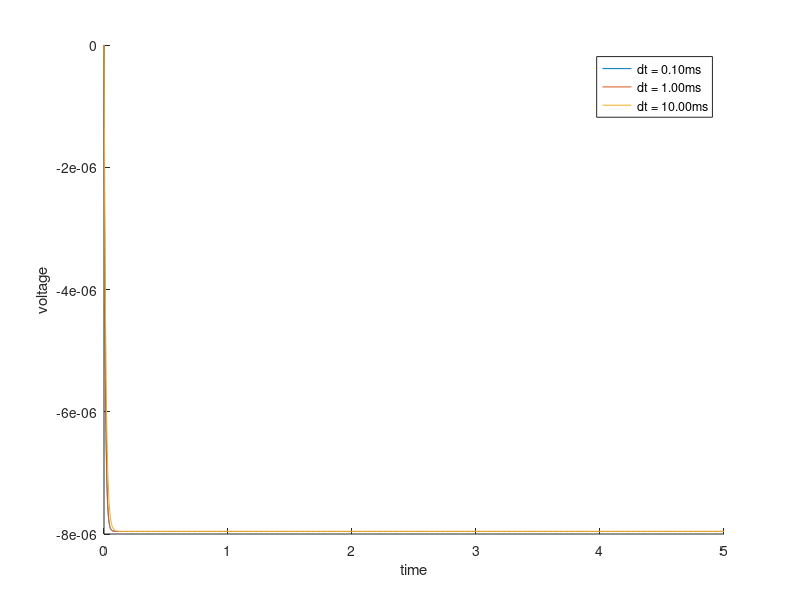
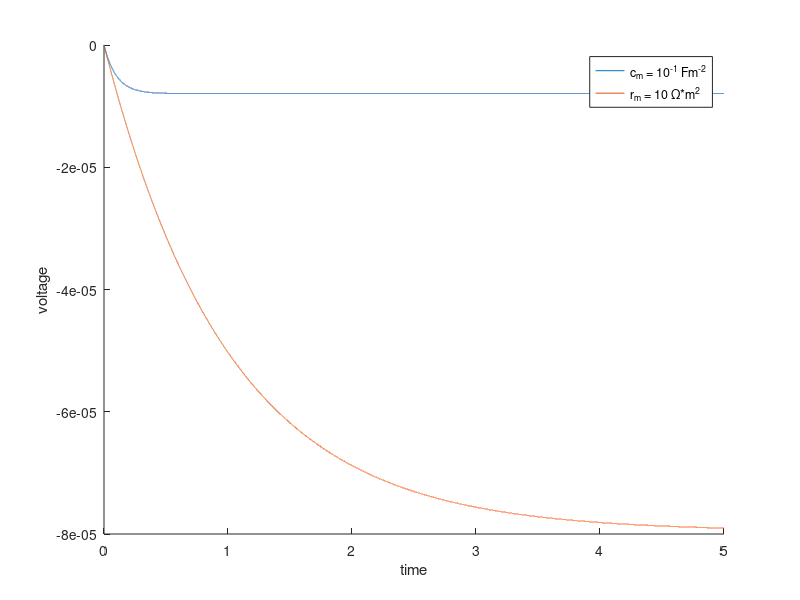
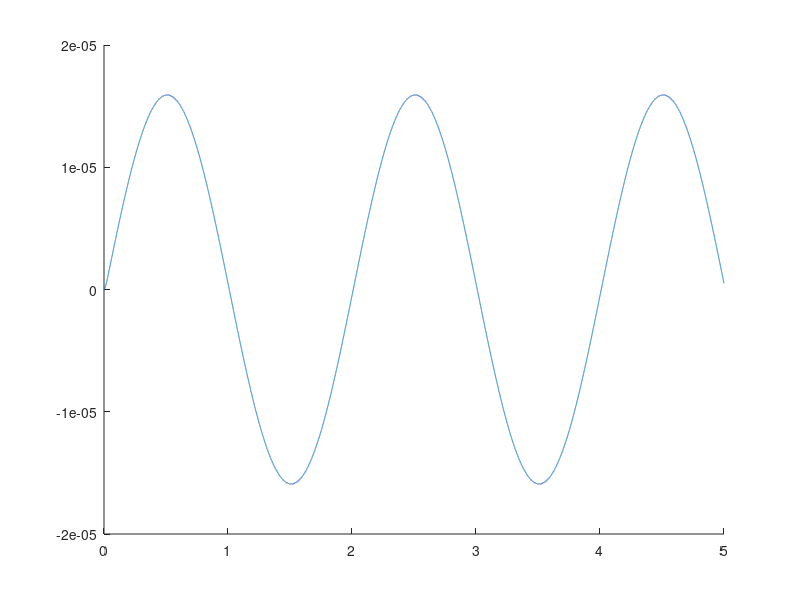

Write MATLAB code to recreate these figures, in order. (Note: this script raises an error after producing the figures.)
% Nima Ghorbani
% Goal > Simulation of single compartment model

%% cleaning the workspace
clear;close all;clc;
set(0,'DefaultFigureWindowStyle','docked');

%% variables setup
dts = [1e-4 1e-3 10e-3]; % timesteps, s
em = 0; % membrane equilibrium potential, v
l = 100e-6; % length, m 
d = 2e-6; % diameter, m
r_m = 1; % membrane specific resistance, ohm*m^2
r_a = 1; % axial specific resistance, ohm*m
c_m = 1e-2; % membrane specific capaitance, F*m^-2

R_m = r_m/(pi*d);%(4*pi*(d/2)^2); % ohm, Resistance = specific_r / surface area;
C_m = c_m *(pi*d); %(4*pi*(d/2)^2); % farad, capacitance = specific_c * surface area;
 
start_time = 0;
end_time = 5;

%% 
%determining timecourse for V(t)
%plotting for different dt



%claculating vt
v = @(dt, R, C, ie, em, vt_previous) (R/(R*C + dt))*(ie*dt + vt_previous*C);%vt numerical form with backward euler method
% injected current
I_inject = @(time_course) (-50e-12)*ones(1,length(time_course));% 50 pico ampere for t>0


figure(100),hold on; % create figure
str_legend =  {}; % array for legends

for dt=dts
    %setup t and Ie
    time_course = start_time:dt:end_time;%%setup time
    Ie = I_inject(time_course);% 50 pico ampere for t>0
    %%%%%%%%%%%%
    vt = zeros(1,length(time_course));% vt
    for i=2:length(time_course)%inital v is zero, so counting from 2
        vt(i) = v(dt, R_m, C_m, Ie(i), em, vt(i-1));
    end

    plot(time_course,vt);
    str_legend = [str_legend, sprintf('dt = %2.2fms',dt*1000.)];
    
end
legend(str_legend);
xlabel('time');
ylabel('voltage');
%title('Excercises 3.1 & 3.2')
%axis([-dt 0.3 0 -4]); % set axis for better visualization

%% 
dt = 0.1e-3; % dt = 0.1 ms

figure(200),hold on; % create figure

%%%%% new specific membrane capacitance

c_m = 1e-1; % new membrane specific capaitance
C_m = c_m *(pi*d); %(4*pi*(d/2)^2); % farad, capacitance = specific_c * surface area;


%setup t and Ie
time_course = start_time:dt:end_time;%%setup time
Ie = I_inject(time_course);% -50 pico ampere for t>0

vt = zeros(1,length(time_course));% vt
for i=2:length(time_course)%inital v is zero, so counting from 2
    vt(i) = v(dt, R_m, C_m, Ie(i), em, vt(i-1));
end

plot(time_course,vt);

%%%%%% new specific membrane resistance


r_m = 10; % membrane specific resistance, ohm*m^2
R_m = r_m/(pi*d);%(4*pi*(d/2)^2); % ohm, Resistance = specific_r / surface area;

%setup t and Ie
time_course = start_time:dt:end_time;%%setup time
Ie = I_inject(time_course);% -50 pico ampere for t>0
%%%%%%%%%%%%
vt = zeros(1,length(time_course));% vt
for i=2:length(time_course)%inital v is zero, so counting from 2
    vt(i) = v(dt, R_m, C_m, Ie(i), em, vt(i-1));
end

plot(time_course,vt);

%%%%%% plot values
%title('Excercise 3.3')
legend('c_{m} = 10^-^1 Fm^-^2','r_{m} = 10 \Omega*m^2');
xlabel('time');
ylabel('voltage');
%axis([-dt 0.3 0 4]); % set axis for better visualization

%% sinusoidal input and bode diagram
figure(300),hold on; % create figure
str_legend =  {}; % array for legends

start_time = 0;
end_time = 5;

r_m = 1; % membrane specific resistance, ohm*m^2
c_m = 1e-2; % membrane specific capaitance, F*m^-2

R_m = r_m/(pi*d);%(4*pi*(d/2)^2); % ohm, Resistance = specific_r / surface area;
C_m = c_m *(pi*d); %(4*pi*(d/2)^2); % farad, capacitance = specific_c * surface area;

freqs = [.5, 1, 2, 8, 100, 1000 ]; % frequencies in Herz
dt = 0.1e-3; % dt = 0.1 ms
freq_responses = [];

for f=freqs
    %setup t and Ie
    time_course = start_time:dt:end_time;%%setup time
    Ie = (100e-12)*sin(2*pi*f*time_course);% -50 pico ampere for t>0
    %%%%%%%%%%%%
    vt = zeros(1,length(time_course));% vt
    for i=2:length(time_course)%inital v is zero, so counting from 2
        vt(i) = v(dt, R_m, C_m, Ie(i), em, vt(i-1));
    end

    plot(time_course,vt);

    str_legend = [str_legend, sprintf('f = %2.1fHz',f)];
    freq_responses = [freq_responses, max(round(abs(vt),2,'significant'))];
    
    
end
legend(str_legend);
xlabel('time');
ylabel('voltage');
%title('Excercise 3.4')

figure(400); % create figure
loglog(freqs, freq_responses);
ylabel('Amplitude of Response');
xlabel('Frequency');
%title('Excercise 3.4')

